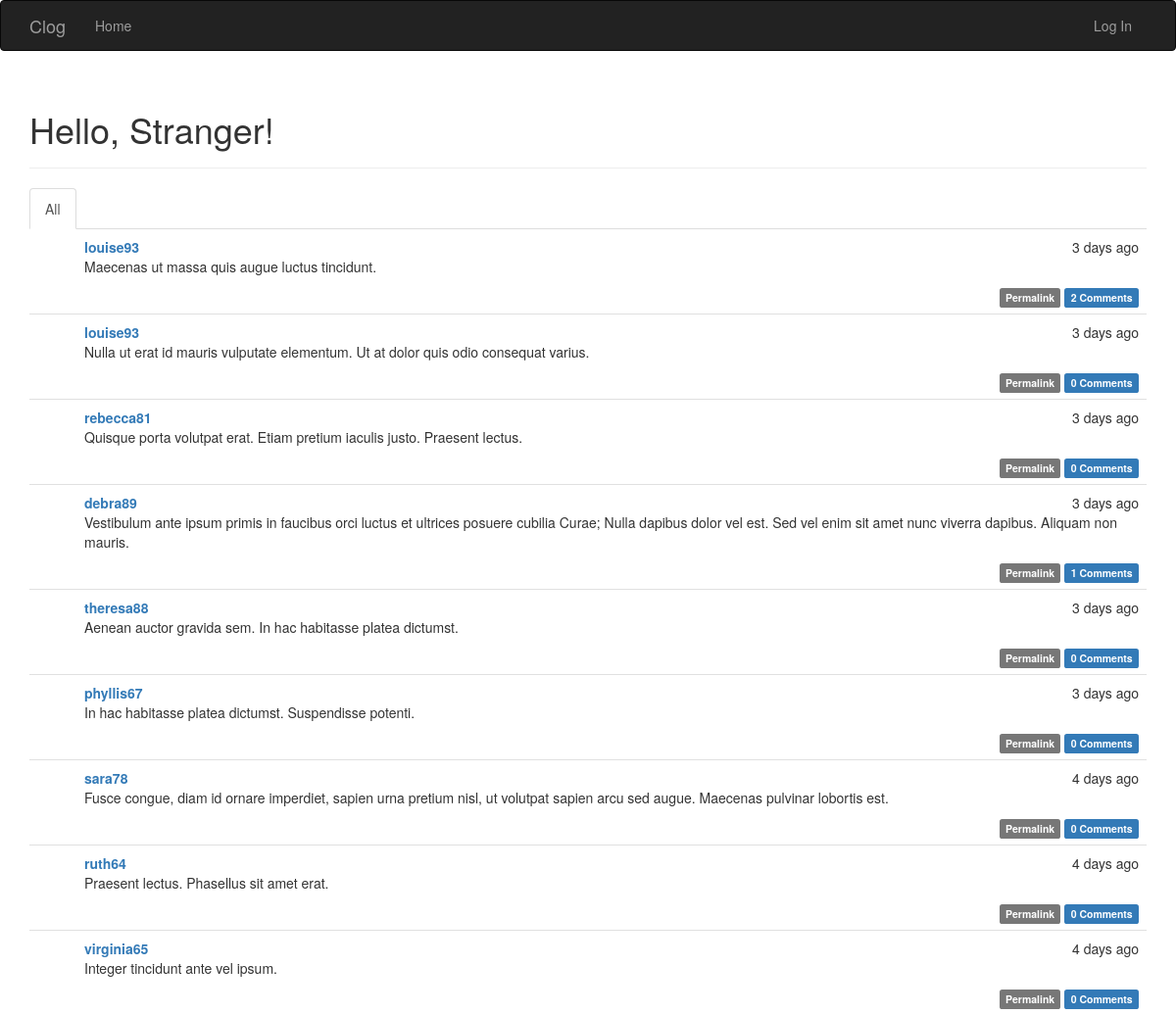
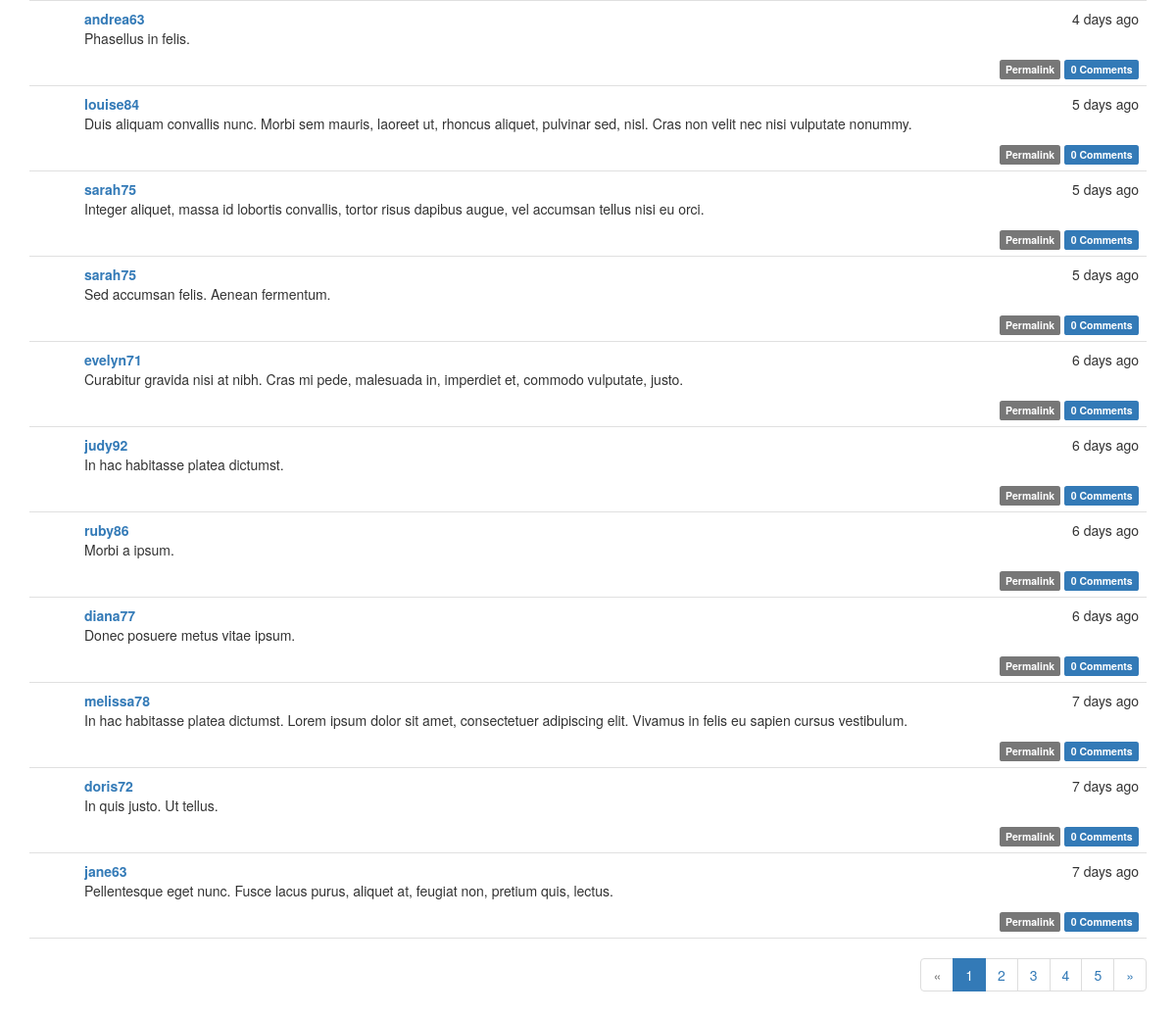
The page / on the database its author committed (2 pictures, top to bottom).
### app/models.py (models this page shows, shortened)
class Post(db.Model):
    __tablename__ = 'posts'
    id = db.Column(db.Integer, primary_key=True)
    body = db.Column(db.Text)
    timestamp = db.Column(db.DateTime, index=True, default=datetime.utcnow)
    author_id = db.Column(db.Integer, db.ForeignKey('users.id'))
    body_html = db.Column(db.Text)
    comments = db.relationship('Comment', backref='post', lazy='dynamic')

class User(UserMixin, db.Model):
    __tablename__ = 'users'
    id = db.Column(db.Integer, primary_key=True)
    username = db.Column(db.String(64), unique=True, index=True)
    email = db.Column(db.String(64), unique=True, index=True)
    role_id = db.Column(db.Integer, db.ForeignKey('roles.id'))
    password_hash = db.Column(db.String(128))
    confirmed = db.Column(db.Boolean, default=False)
    name = db.Column(db.String(64))
    location = db.Column(db.String(64))
    about_me = db.Column(db.Text)
    member_since = db.Column(db.DateTime(), default=datetime.utcnow)
    last_seen = db.Column(db.DateTime(), default=datetime.utcnow)
    posts = db.relationship('Post', backref='author', lazy='dynamic')
    followed = db.relationship('Follow',
                               foreign_keys=[Follow.follower_id],
                               backref=db.backref('follower', lazy='joined'),
                               lazy='dynamic',
                               cascade='all, delete-orphan')
    followers = db.relationship('Follow',
                                foreign_keys=[Follow.followed_id],
                                backref=db.backref('followed', lazy='joined'),
                                lazy='dynamic',
                                cascade='all, delete-orphan')
    comments = db.relationship('Comment', backref='author', lazy='dynamic')
    @property
    def password(self):
        raise AttributeError('password is not a readable attribute')

### app/main/views.py (the view)
@main.route('/', methods=['GET', 'POST'])
def index():
    form = PostForm()
    if current_user.can(Permission.WRITE_ARTICLES) and form.validate_on_submit():
        post = Post(body=form.body.data, author=current_user._get_current_object())
        db.session.add(post)
        return redirect(url_for('.index'))
    page = request.args.get('page', 1, type=int)
    show_followed = False
    if current_user.is_authenticated:
        show_followed = bool(request.cookies.get('show_followed', ''))
    if show_followed:
        query = current_user.followed_posts
    else:
        query = Post.query
    pagination = query.order_by(Post.timestamp.desc()).paginate(
        page, per_page=current_app.config['FLASKY_POSTS_PER_PAGE'],
        error_out=False)
    posts = pagination.items
    return render_template('index.html', form=form, posts=posts,
                           show_followed=show_followed, pagination=pagination)

### app/auth/views.py (called while the page is built)
@auth.before_app_request
def before_request():
    if current_user.is_authenticated:
        current_user.ping()
        if not current_user.confirmed \
                and request.endpoint[:5] != 'auth.' \
                and request.endpoint != 'static':
            return redirect(url_for('auth.unconfirmed'))

### app/main/__init__.py (called while the page is built)
@main.app_context_processor
def inject_permissions():
    return dict(Permission=Permission)

### app/models.py (called while the page is built)
    def can(self, permissions):
        return False

    def is_administrator(self):
        return False

### app/templates/index.html (shortened to what this page needs)
{% extends "base.html" %}
{% import "bootstrap/wtf.html" as wtf %}
{% import "_macros.html" as macros %}
{% block page_content %}
<div class="page-header">
    <h1>Hello, {% if current_user.is_authenticated %}{{ current_user.username }}{% else %}Stranger{% endif %}!</h1>
</div>
<div class="post-tabs">
    <ul class="nav nav-tabs">
        <li{% if not show_followed %} class="active"{% endif %}><a href="{{ url_for('.show_all') }}">All</a></li>
    </ul>
    {% include '_posts.html' %}
</div>
{% if pagination %}
<div class="pagination">
    {{ macros.pagination_widget(pagination, '.index') }}
</div>
{% endif %}
{% endblock %}

### app/templates/_posts.html (shortened to what this page needs)
<ul class="posts">
    {% for post in posts %}
    <li class="post">
        <div class="post-content">
            <div class="post-date">{{ moment(post.timestamp).fromNow() }}</div>
            <div class="post-author"><a href="{{ url_for('.user', username=post.author.username) }}">{{ post.author.username }}</a></div>
            <div class="post-body">
                {% if post.body_html %}
                    {{ post.body_html | safe }}
                {% else %}
                    {{ post.body }}
                {% endif %}
            </div>
            <div class="post-footer">
                <a href="{{ url_for('.post', id=post.id) }}">
                    <span class="label label-default">Permalink</span>
                </a>
                <a href="{{ url_for('.post', id=post.id) }}#comments">
                    <span class="label label-primary">{{ post.comments.count() }} Comments</span>
                </a>
            </div>
        </div>
    </li>
    {% endfor %}
</ul>

### app/static/styles.css (style rules this page uses)
div.post-tabs { margin-top: 16px; }
ul.posts { list-style-type: none; padding: 0px; margin: 16px 0px 0px 0px; border-top: 1px solid #e0e0e0; }
div.post-tabs ul.posts { margin: 0px; border-top: none; }
ul.posts li.post { padding: 8px; border-bottom: 1px solid #e0e0e0; }
div.post-date { float: right; }
div.post-author { font-weight: bold; }
div.post-content { margin-left: 48px; min-height: 48px; }
div.post-footer { text-align: right; }
div.pagination { width: 100%; text-align: right; padding: 0px; margin: 0px; }

### rows shown on the page
Post: timestamp "3 days ago", author.username "louise93", body_html "Maecenas ut massa quis augue luctus tincidunt.", comments.count "2"
Post: timestamp "3 days ago", author.username "louise93", body_html "Nulla ut erat id mauris vulputate elementum. Ut at dolor quis odio consequat varius.", comments.count "0"
Post: timestamp "3 days ago", author.username "rebecca81", body_html "Quisque porta volutpat erat. Etiam pretium iaculis justo. Praesent lectus.", comments.count "0"
Post: timestamp "3 days ago", author.username "debra89", body_html "Vestibulum ante ipsum primis in faucibus orci luctus et ultrices posuere cubilia Curae; Nulla dapibus dolor vel est. Sed vel enim sit amet nunc viverra dapibus. Aliquam non mauris.", comments.count "1"
Post: timestamp "3 days ago", author.username "theresa88", body_html "Aenean auctor gravida sem. In hac habitasse platea dictumst.", comments.count "0"
Post: timestamp "3 days ago", author.username "phyllis67", body_html "In hac habitasse platea dictumst. Suspendisse potenti.", comments.count "0"
Post: timestamp "4 days ago", author.username "sara78", body_html "Fusce congue, diam id ornare imperdiet, sapien urna pretium nisl, ut volutpat sapien arcu sed augue. Maecenas pulvinar lobortis est.", comments.count "0"
Post: timestamp "4 days ago", author.username "ruth64", body_html "Praesent lectus. Phasellus sit amet erat.", comments.count "0"
Post: timestamp "4 days ago", author.username "virginia65", body_html "Integer tincidunt ante vel ipsum.", comments.count "0"
Post: timestamp "4 days ago", author.username "andrea63", body_html "Phasellus in felis.", comments.count "0"
Post: timestamp "5 days ago", author.username "louise84", body_html "Duis aliquam convallis nunc. Morbi sem mauris, laoreet ut, rhoncus aliquet, pulvinar sed, nisl. Cras non velit nec nisi vulputate nonummy.", comments.count "0"
Post: timestamp "5 days ago", author.username "sarah75", body_html "Integer aliquet, massa id lobortis convallis, tortor risus dapibus augue, vel accumsan tellus nisi eu orci.", comments.count "0"
Post: timestamp "5 days ago", author.username "sarah75", body_html "Sed accumsan felis. Aenean fermentum.", comments.count "0"
Post: timestamp "6 days ago", author.username "evelyn71", body_html "Curabitur gravida nisi at nibh. Cras mi pede, malesuada in, imperdiet et, commodo vulputate, justo.", comments.count "0"
Post: timestamp "6 days ago", author.username "judy92", body_html "In hac habitasse platea dictumst.", comments.count "0"
Post: timestamp "6 days ago", author.username "ruby86", body_html "Morbi a ipsum.", comments.count "0"
Post: timestamp "6 days ago", author.username "diana77", body_html "Donec posuere metus vitae ipsum.", comments.count "0"
Post: timestamp "7 days ago", author.username "melissa78", body_html "In hac habitasse platea dictumst. Lorem ipsum dolor sit amet, consectetuer adipiscing elit. Vivamus in felis eu sapien cursus vestibulum.", comments.count "0"
Post: timestamp "7 days ago", author.username "doris72", body_html "In quis justo. Ut tellus.", comments.count "0"
Post: timestamp "7 days ago", author.username "jane63", body_html "Pellentesque eget nunc. Fusce lacus purus, aliquet at, feugiat non, pretium quis, lectus.", comments.count "0"

### other values the page prints
{{ p }} "1"
{{ p }} "2" "3" "4" "5"
